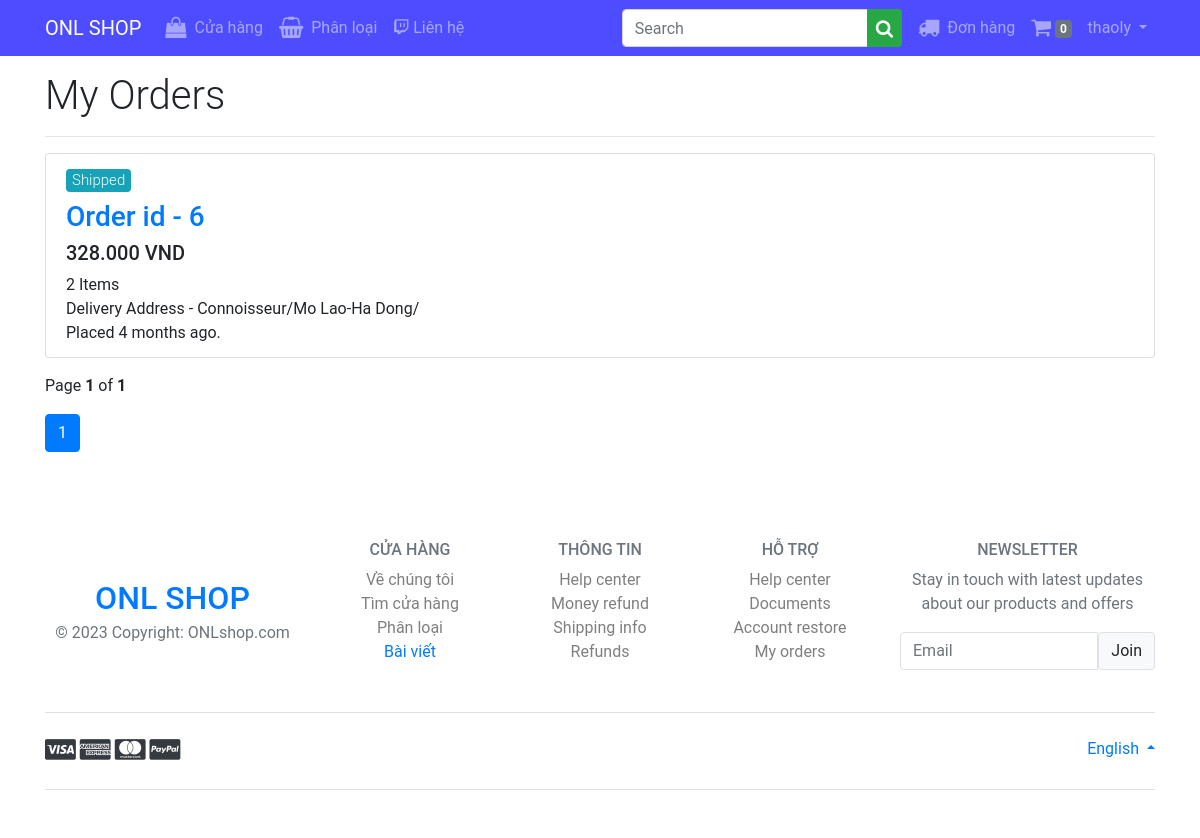
Page /orders/my (signed in) on the committed database.
### orders/models.py (models this page shows, shortened)
class Order(models.Model):
    user = models.ForeignKey(settings.AUTH_USER_MODEL,
                             related_name='orders', on_delete=models.CASCADE)
    name=models.CharField(max_length=50,blank=False,null=True)
    address = models.CharField(max_length=150, blank=False, null=False)
    numberphone = models.CharField(max_length=50,null=False,blank=False)#blank=False: nghia la truong nay bat buoc
    email = models.CharField(max_length=50,null=True,blank=True)#co the trong
    paid = models.BooleanField(default=False)
    created = models.DateTimeField(auto_now_add=True)
    updated = models.DateTimeField(auto_now=True)
    status = models.CharField(
        choices=choices, max_length=10, default='Pending')
    total_price = models.FloatField(null=False, blank=False)
    class Meta:
        ordering = ('-created',)

### orders/views.py (the view)
# urls.py: path('my', views.MyOrders.as_view(), name='my'),
class MyOrders(LoginRequiredMixin, generic.ListView):
    model = Order
    template_name = 'orders/order_list.html'
    context_object_name = 'orders'
    paginate_by = 20
    def get_queryset(self):
        return Order.objects.filter(user=self.request.user).annotate(total_items=Count('items'))

### cart/cart.py (called while the page is built)
def cart_preprocessor(request):
    return {'cart': Cart(request)}

    def __len__(self):
        return sum(i['quantity'] for i in self.cart.values())

### orders/templates/orders/order_list.html (shortened to what this page needs)
{% extends 'base.html' %} {% block title %}Your Orders {% endblock title %}
{% block content %}
<h1 class="font-weight-light mt-3">My Orders</h1>
<hr />
<ul class="list-group my-3">
  {% for order in orders %}
  <li class="list-group-item">
    <h5 class="mb-2">
      {% if order.status == 'Delivered' %}
      <span class="badge badge-success font-weight-light">
        {{order.status}}
      </span>
      {% else %}
      <span class="badge badge-info font-weight-light">{{order.status}}</span>
      {% endif %}
    </h5>
    <h3>
      <a href="{% url 'orders:details' order.id %}">Order id - {{order.id}}</a>
    </h3>
    <h5>{{order.total_price | floatformat:3}} VND </h5>
    <p class="mb-0">{{order.total_items}} Items</p>
    <p class="mb-0">
      Delivery Address - {{order.name}}/{{order.address}}/{{order.phone}}
    </p>
    <p class="mb-0">Placed {{order.created|timesince}} ago.</p>
  </li>
  {% endfor %}
</ul>
{% with page_obj as page %}
<p>Page <b>{{page.number}}</b> of <b>{{page.paginator.num_pages}}</b></p>
<nav>
  <ul class="pagination">
    <li class="page-item active"><a href="#" class="page-link">1</a></li>
  </ul>
</nav>
{% endwith %} {% endblock content %}

### accounts/templates/base.html (shortened to what this page needs)
{% load static %}
<!DOCTYPE html>
<html lang="en">
  <head>
    <link
      rel="stylesheet"
      href="https://stackpath.bootstrapcdn.com/bootstrap/4.4.1/css/bootstrap.min.css"
    />
    <link
      rel="stylesheet"
      href="https://stackpath.bootstrapcdn.com/font-awesome/4.7.0/css/font-awesome.min.css"
    />
    <link rel="stylesheet" href="{% static 'css/styles.css' %}" />
  </head>
    <nav class="navbar navbar-dark  navbar-expand-lg" style="background-color: #4d4dff;">
      <div class="container">
        <a href="{% url 'store:product_list' %}" class="navbar-brand">ONL SHOP</a>
        <div class="collapse navbar-collapse" id="navigation">
          <ul class="navbar-nav">
            <li class="nav-item">
              <a href="{% url 'store:product_list' %}" class="nav-link">
                <i class="fa fa-shopping-bag fa-lg mr-1"></i> Cửa hàng
              </a>
            </li>
            <li class="nav-item">
              <a href="{% url 'store:categories_list' %}" class="nav-link">
                <i class="fa fa-shopping-basket fa-lg mr-1"></i> Phân loại
              </a>
            </li>
            <li class="nav-item">
              <a href="{% url 'contact'%}" class="nav-link">
                <i class="fa fa-twitch"></i> Liên hệ
              </a>
            </li>
          </ul>
          <form action="/" class="inline-form mr-md-2 ml-auto">
            <div class="input-group">
              <input
                required
                type="text"
                name="name"
                placeholder="Search"
                class="form-control"
              />
              <div class="input-group-append">
                <button type="submit" class="btn-success btn btn-sm">
                  <i class="fa fa-search fa-lg"></i>
                </button>
              </div>
            </div>
          </form>
          <ul class="navbar-nav">
            {% if user.is_authenticated %}
            <li class="nav-item">
              <a href="{% url 'orders:my' %}" class="nav-link">
                <i class="fa fa-truck fa-lg mr-1"></i> Đơn hàng
              </a>
            </li>
            <li class="nav-item">
              <a href="{% url 'cart:cart_details' %}" class="nav-link">
                <i class="fa fa-shopping-cart fa-lg"></i>
                <span class="badge badge-secondary">
                  {% if cart %} {{cart|length}} {% else %} 0 {% endif%}
                </span>
              </a>
            </li>
            <li class="nav-item dropdown">
              <a
                href="#"
                class="nav-link dropdown-toggle mb-0"
                data-toggle="dropdown"
              >
                {{request.user}}
              </a>
            </li>
            {% endif %}
          </ul>
        </div>
      </div>
    </nav>
    <div class="container">
       {% block content %} {% endblock content %}
    </div>
    <footer class="container--fluid text-center text-lg-start text-muted mt-5">
      <section class="">
        <div class="container text-center text-md-start pt-4 pb-4">
          <div class="row mt-3">
            <div class="col-12 col-lg-3 col-sm-12 mb-2">
              <a href="{% url 'store:product_list' %}" target="_blank" class="text-red h2">
                <br>
                ONL SHOP
              </a>
              <p class="mt-1 text-black">
                © 2023 Copyright: ONLshop.com
              </p>
            </div>
            <div class="col-6 col-sm-4 col-lg-2">
              <h6 class="text-uppercase text-black fw-bold mb-2">
                Cửa hàng
              </h6>
              <ul class="list-unstyled mb-4">
                <li><a class="text-black-50" href="#">Về chúng tôi</a></li>
                <li><a class="text-black-50" href="#">Tìm cửa hàng</a></li>
                <li><a class="text-black-50" href="#">Phân loại</a></li>
                <li><a class="text-balck-50" href="#">Bài viết</a></li>
              </ul>
            </div>
            <div class="col-6 col-sm-4 col-lg-2">
              <h6 class="text-uppercase text-black fw-bold mb-2">
                Thông tin
              </h6>
              <ul class="list-unstyled mb-4">
                <li><a class="text-black-50" href="#">Help center</a></li>
                <li><a class="text-black-50" href="#">Money refund</a></li>
                <li><a class="text-black-50" href="#">Shipping info</a></li>
                <li><a class="text-black-50" href="#">Refunds</a></li>
              </ul>
            </div>
            <div class="col-6 col-sm-4 col-lg-2">
              <h6 class="text-uppercase text-black fw-bold mb-2">
                Hỗ trợ
              </h6>
              <ul class="list-unstyled mb-4">
                <li><a class="text-black-50" href="#">Help center</a></li>
                <li><a class="text-black-50" href="#">Documents</a></li>
                <li><a class="text-black-50" href="#">Account restore</a></li>
                <li><a class="text-black-50" href="#">My orders</a></li>
              </ul>
            </div>
            <div class="col-12 col-sm-12 col-lg-3">
              <h6 class="text-uppercase text-black fw-bold mb-2">Newsletter</h6>
              <p class="text-black">Stay in touch with latest updates about our products and offers</p>
              <div class="input-group mb-3">
                <input type="email" class="form-control border" placeholder="Email" aria-label="Email" aria-describedby="button-addon2" />
                <button class="btn btn-light border shadow-0" type="button" id="button-addon2" data-mdb-ripple-color="dark">
                  Join
                </button>
              </div>
            </div>
        </div>
      </section>
      <div class="">
        <div class="container">
          <div class="d-flex justify-content-between py-4 border-top">
            <div>
              <i class="fa fa-cc-visa text-dark" style="font-size:24px"></i>
              <i class="fa fa-cc-amex text-dark" style="font-size:24px"></i>
              <i class="fa fa-cc-mastercard text-dark" style="font-size:24px"></i>
              <i class="fa fa-cc-paypal text-dark" style="font-size:24px"></i>
            </div>
            <div class="dropdown dropup">
              <a class="dropdown-toggle text-black" href="#" id="Dropdown" role="button" data-mdb-toggle="dropdown" aria-expanded="false"> English </a>
            </div>
          </div>
        </div>
      </div>
      <div class="">
        <div class="container">
          <div class="d-flex justify-content-between py-4 border-top">
          </div>
        </div>
      </div>
  </footer>
  </body>
</body>
</html>

### rows in the picture
Order: status "Shipped", id "6", total_price "328.000", total_items "2", name "Connoisseur", address "Mo Lao-Ha Dong", created "4 months"

### other values in the picture
{{ request.user }} "thaoly"
{{ page.number }} "1"
{{ page.paginator.num_pages }} "1"
